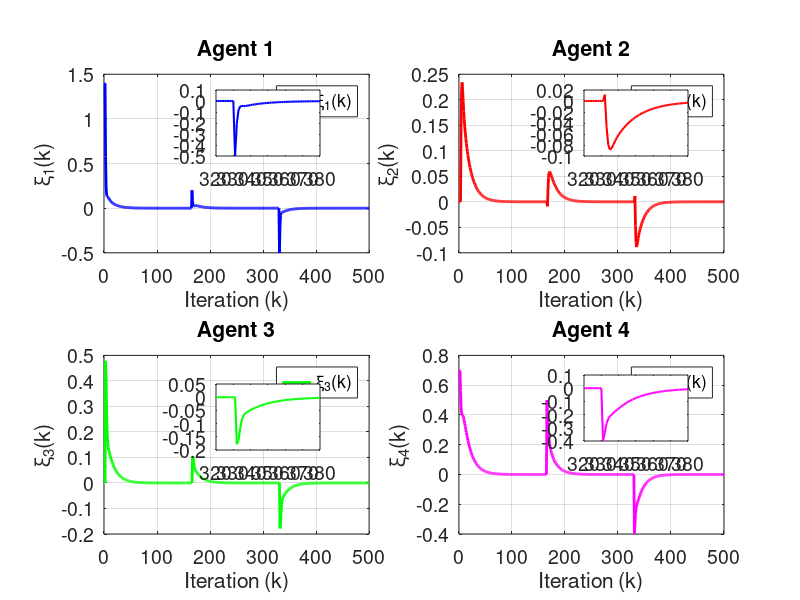

This figure's MATLAB source:
clc; clear;

%Parameters

rho = 10.5;
eta = 5;
lamda = 200;
mu = 80.5;
epsilon = 1e-5;
alpha = 1;

T = 0.1;
gamma1 = 0.05;
gamma2 = 0.05;
gamma3 = 0.05;
gamma4 = 0.05;

beta = 10;
sigma = 95;
tau = 1e-5;
nena = 1e-5;

rT = 1024;
L = 200;
m = 500;
n =600;


% initialization 

phi1 = zeros(m+1, 1);
phi2 = zeros(m+1, 1);
phi3 = zeros(m+1, 1);
phi4 = zeros(m+1, 1);

mfa1 = zeros(m+1, 1);
mfa2 = zeros(m+1, 1);
mfa3 = zeros(m+1, 1);
mfa4 = zeros(m+1, 1);

sm1 = zeros(m,1);
sm2 = zeros(m,1);
sm3 = zeros(m,1);
sm4 = zeros(m,1);

y1 = zeros(m+1, 1);
y2 = zeros(m+1, 1);
y3 = zeros(m+1, 1);
y4 = zeros(m+1, 1);

u1 = zeros(m,1);
u2 = zeros(m,1);
u3 = zeros(m,1);
u4 = zeros(m,1);

xi1 = zeros(m, 1);
xi2 = zeros(m, 1);
xi3 = zeros(m, 1);
xi4 = zeros(m, 1);

s1 = zeros(m, 1);
s2 = zeros(m, 1);
s3 = zeros(m, 1);
s4 = zeros(m, 1);

omega1 = zeros(m, 1);
omega2 = zeros(m, 1);
omega3 = zeros(m, 1);
omega4 = zeros(m, 1);

%Time Invarying Leaders signals (w5, w6)
% % Preallocate arrays (adjust size if needed)
w5 = zeros(1, m);  % example length, adjust as needed
w6 = zeros(1, m);  % example length, adjust as needed

% Set w5 values according to conditions
w5(1:165)     = 1.4;
w5(166:330)   = 1.6;
w5(331:end)   = 1.1;

% Set w6 values according to conditions
w6(1:165)     = 0.7;
w6(166:330)   = 1.2;
w6(331:end)   = 0.8;


% % Time vector for sinusoidal signals
% k = 1:m;
% t = (k-1) * T; % Time vector: t = (k-1)*T

% % Define sinusoidal leader signals (choose one of the variations below)

% % Variation 1: Low-frequency, same amplitude, phase-shifted signals
% w5 = 0.5 + 0.25 * sin(0.1 * t); % Amplitude = 0.25, frequency = 0.1 rad/s, offset = 1.15
% w6 = 0.5 + 0.25 * sin(0.1 * t + pi/2); % Same amplitude and frequency, phase shift = pi/2


for k = 1:m

    if k == 1
        phi1(k) = 1;
        phi2(k) = 1;
        phi3(k) = 1;
        phi4(k) = 1;
    elseif k == 2
        phi1(k) = phi1(k-1) + (eta * u1(k-1) / (mu + u1(k-1)^2)) * (y1(k) - phi1(k-1)*u1(k-1));
        phi2(k) = phi2(k-1) + (eta * u2(k-1) / (mu + u2(k-1)^2)) * (y2(k) - phi2(k-1)*u2(k-1));
        phi3(k) = phi3(k-1) + (eta * u3(k-1) / (mu + u3(k-1)^2)) * (y3(k) - phi3(k-1)*u3(k-1));
        phi4(k) = phi4(k-1) + (eta * u4(k-1) / (mu + u4(k-1)^2)) * (y4(k) - phi4(k-1)*u4(k-1));
    else
        phi1(k) = phi1(k-1) + (eta * (u1(k-1) - u1(k-2)) / (mu + (u1(k-1) - u1(k-2))^2)) * (y1(k) - y1(k-1) - phi1(k-1) * (u1(k-1) - u1(k-2)));
        phi2(k) = phi2(k-1) + (eta * (u2(k-1) - u2(k-2)) / (mu + (u2(k-1) - u2(k-2))^2)) * (y2(k) - y2(k-1) - phi2(k-1) * (u2(k-1) - u2(k-2)));
        phi3(k) = phi3(k-1) + (eta * (u3(k-1) - u3(k-2)) / (mu + (u3(k-1) - u3(k-2))^2)) * (y3(k) - y3(k-1) - phi3(k-1) * (u3(k-1) - u3(k-2)));
        phi4(k) = phi4(k-1) + (eta * (u4(k-1) - u4(k-2)) / (mu + (u4(k-1) - u4(k-2))^2)) * (y4(k) - y4(k-1) - phi4(k-1) * (u4(k-1) - u4(k-2)));
    end

    % Stability protection
    if k > 2 && (abs(phi1(k)) <= epsilon || abs(u1(k - 1) - u1(k - 2)) <= epsilon || sign(phi1(k)) ~= sign(phi1(1)))
        phi1(k) = phi1(1);
    end
    
    if k > 2 && (abs(phi2(k)) <= epsilon || abs(u2(k - 1) - u2(k - 2)) <= epsilon || sign(phi2(k)) ~= sign(phi2(1)))
        phi2(k) = phi2(1);
    end
    
    if k > 2 && (abs(phi3(k)) <= epsilon || abs(u3(k - 1) - u3(k - 2)) <= epsilon || sign(phi3(k)) ~= sign(phi3(1)))
        phi3(k) = phi3(1);
    end
    
    if k > 2 && (abs(phi4(k)) <= epsilon || abs(u4(k - 1) - u4(k - 2)) <= epsilon || sign(phi4(k)) ~= sign(phi4(1)))
        phi4(k) = phi4(1);
    end

    % Example for one time step:
    xi1(k) = y2(k) - 2 * y1(k) + w5(k);
    xi2(k) = y3(k) - y2(k);
    xi3(k) = y4(k) - 2 * y3(k) + y1(k);
    xi4(k) = y2(k) - 2 * y4(k) + w6(k);

    % Fix: Handle k=1 case for sliding surfaces
    if k == 1
        s1(k) = 0;
        s2(k) = 0;
        s3(k) = 0;
        s4(k) = 0;
    else
        s1(k) = alpha * xi1(k) - xi1(k-1);
        s2(k) = alpha * xi2(k) - xi2(k-1);
        s3(k) = alpha * xi3(k) - xi3(k-1);
        s4(k) = alpha * xi4(k) - xi4(k-1);
    end

    % Fix: Handle k=1 case for sliding surfaces
    if k == 1
        omega1(k) = 0;
        omega2(k) = 0;
        omega3(k) = 0;
        omega4(k) = 0;
    else
        omega1(k) = s1(k) + tau * (s1(k-1));
        omega2(k) = s2(k) + tau * (s2(k-1));
        omega3(k) = s3(k) + tau * (s3(k-1));
        omega4(k) = s4(k) + tau * (s4(k-1));
    end

    if k == 1
        mfa1(k) = 0;
        mfa2(k) = 0;
        mfa3(k) = 0;
        mfa4(k) = 0;
    else
        mfa1(k) = mfa1(k-1) + (rho * phi1(k)) / (lamda + abs(phi1(k)^2)) * xi1(k);
        mfa2(k) = mfa2(k-1) + (rho * phi2(k)) / (lamda + abs(phi2(k)^2)) * xi2(k);
        mfa3(k) = mfa3(k-1) + (rho * phi3(k)) / (lamda + abs(phi3(k)^2)) * xi3(k);
        mfa4(k) = mfa4(k-1) + (rho * phi4(k)) / (lamda + abs(phi4(k)^2)) * xi4(k);
    end


    % SMC updates
    if k == 1 
        sm1(k) = 0;
        sm2(k) = 0;
        sm3(k) = 0;
        sm4(k) = 0;
    else
        sm1(k) = sm1(k-1) + (beta * phi1(k)) / (sigma + (phi1(k))^2) * ...
            ( (xi1(k) + (y4(k) - y4(k-1)) + (w5(k) - w5(k-1))+(w6(k) - w6(k-1))) / (1 + 1) ...
            + (1-tau * alpha) * xi1(k) - tau * xi1(k-1) / (alpha * (2)) + nena * sign(omega1(k)) );

        sm2(k) = sm2(k-1) + (beta * phi2(k)) / (sigma + (phi2(k))^2) * ...
            ( (xi2(k) + (y3(k) - y3(k-1)) + (w5(k) - w5(k-1))+(w6(k) - w6(k-1))) / (1) ...
            + (1-tau * alpha) * xi2(k) - tau * xi2(k-1) / (alpha * (1)) + nena * sign(omega2(k)) );


        sm3(k) = sm3(k-1) + (beta * phi3(k)) / (sigma + (phi3(k))^2) * ...
            ( (xi3(k) + (y1(k) - y1(k-1)) + (y4(k) - y4(k-1)) + (w5(k) - w5(k-1))+(w6(k) - w6(k-1))) / (2) ...
            + (1-tau * alpha) * xi3(k) - tau * xi3(k-1) / (alpha * (2)) + nena * sign(omega3(k)) );


        sm4(k) = sm4(k-1) + (beta * phi4(k)) / (sigma + (phi4(k))^2) * ...
            ( (xi4(k) + (y2(k) - y3(k-1)) + (w5(k) - w5(k-1))+(w6(k) - w6(k-1))) / (2) ...
            + (1-tau * alpha) * xi4(k) - tau * xi4(k-1) / (alpha * (2)) + nena * sign(omega4(k)) );
    end

    % Control signal
    if k == 1
        u1(k) = 0;
        u2(k) = 0;
        u3(k) = 0;
        u4(k) = 0;
    else
        u1(k) = mfa1(k) + gamma1 * sm1(k);
        u2(k) = mfa2(k) + gamma2 * sm2(k);
        u3(k) = mfa3(k) + gamma3 * sm3(k);
        u4(k) = mfa4(k) + gamma4 * sm4(k);
    end
    if k == 1
        y1(k) = 0;
        y2(k) = 0;
        y3(k) = 0;
        y4(k) = 0;
    end

    % System dynamics (example, replace with actual system equations)

    y1(k + 1) = m / (rT * 0.1) * u1(k);
    y2(k + 1) = m / (rT * 0.1) * u2(k);
    y3(k + 1) = m / (rT * 0.1) * u3(k);
    y4(k + 1) = m / (rT * 0.3) * u4(k);

    
    % Ensure y values do not exceed bounds (example, adjust as needed)
 
    % y1(k) = max(0, min(1, y1(k)));
    % y2(k) = max(0, min(1, y2(k)));
    % y3(k) = max(0, min(1, y3(k)));
    % y4(k) = max(0, min(1, y4(k)));
    % % Ensure u values do not exceed bounds (example, adjust as needed)
    % u1(k) = max(0, min(1, u1(k)));
    % u2(k) = max(0, min(1, u2(k)));
    % u3(k) = max(0, min(1, u3(k)));
    % u4(k) = max(0, min(1, u4(k)));
    % % Ensure phi values do not exceed bounds (example, adjust as needed)
    % phi1(k) = max(0, min(1, phi1(k)));
    % phi2(k) = max(0, min(1, phi2(k)));
    % phi3(k) = max(0, min(1, phi3(k)));
    % phi4(k) = max(0, min(1, phi4(k)));

    % Plotting



end

% Time vector
k = 1:m;

% Create a main figure window
figure('Position', [100, 100, 1350, 750]);

% Define zoom range (adjust as needed)
zoomStart = 320;
zoomEnd = 380;
zoomed_fontsize = 14;

% Agent 1
subplot(2,2,1);
plot(k, xi1(1:m), 'b', 'LineWidth', 2);
title('Agent 1', 'FontSize', 14);
xlabel('Iteration (k)', 'FontSize', 14);
ylabel('\xi_1(k)', 'FontSize', 14);
legend('\xi_1(k)', 'FontSize', 12);
grid on;
set(gca, 'FontSize', 14);
% Zoom inset
axes('Position', [0.27 0.74 0.13 0.11]);
box on;
plot(k(zoomStart:zoomEnd), xi1(zoomStart:zoomEnd), 'b', 'LineWidth', 1.5);
set(gca, 'FontSize', zoomed_fontsize);


% Agent 2
subplot(2,2,2);
plot(k, xi2(1:m), 'r', 'LineWidth', 2);
title('Agent 2', 'FontSize', 14);
xlabel('Iteration (k)', 'FontSize', 14);
ylabel('\xi_2(k)', 'FontSize', 14);
legend('\xi_2(k)', 'FontSize', 12);
grid on;
set(gca, 'FontSize', 14);
axes('Position', [0.73 0.74 0.13 0.11]);
ylim([-0.2 0.5]);
box on;
plot(k(zoomStart:zoomEnd), xi2(zoomStart:zoomEnd), 'r', 'LineWidth', 1.5);
set(gca, 'FontSize', zoomed_fontsize);

% Agent 3
subplot(2,2,3);
plot(k, xi3(1:m), 'g', 'LineWidth', 2);
title('Agent 3', 'FontSize', 14);
xlabel('Iteration (k)', 'FontSize', 14);
ylabel('\xi_3(k)', 'FontSize', 14);
legend('\xi_3(k)', 'FontSize', 12);
grid on;
set(gca, 'FontSize', 14);
axes('Position', [0.27 0.25 0.13 0.11]);
box on;
plot(k(zoomStart:zoomEnd), xi3(zoomStart:zoomEnd), 'g', 'LineWidth', 1.5);

set(gca, 'FontSize', zoomed_fontsize);

% Agent 4
subplot(2,2,4);
plot(k, xi4(1:m), 'm', 'LineWidth', 2);
title('Agent 4', 'FontSize', 14);
xlabel('Iteration (k)', 'FontSize', 14);
ylabel('\xi_4(k)', 'FontSize', 14);
legend('\xi_4(k)', 'FontSize', 12);
grid on;
set(gca, 'FontSize', 14);
axes('Position', [0.73 0.265 0.13 0.11]);
box on;
plot(k(zoomStart:zoomEnd), xi4(zoomStart:zoomEnd), 'm', 'LineWidth', 1.5);
set(gca, 'FontSize', zoomed_fontsize);



    
